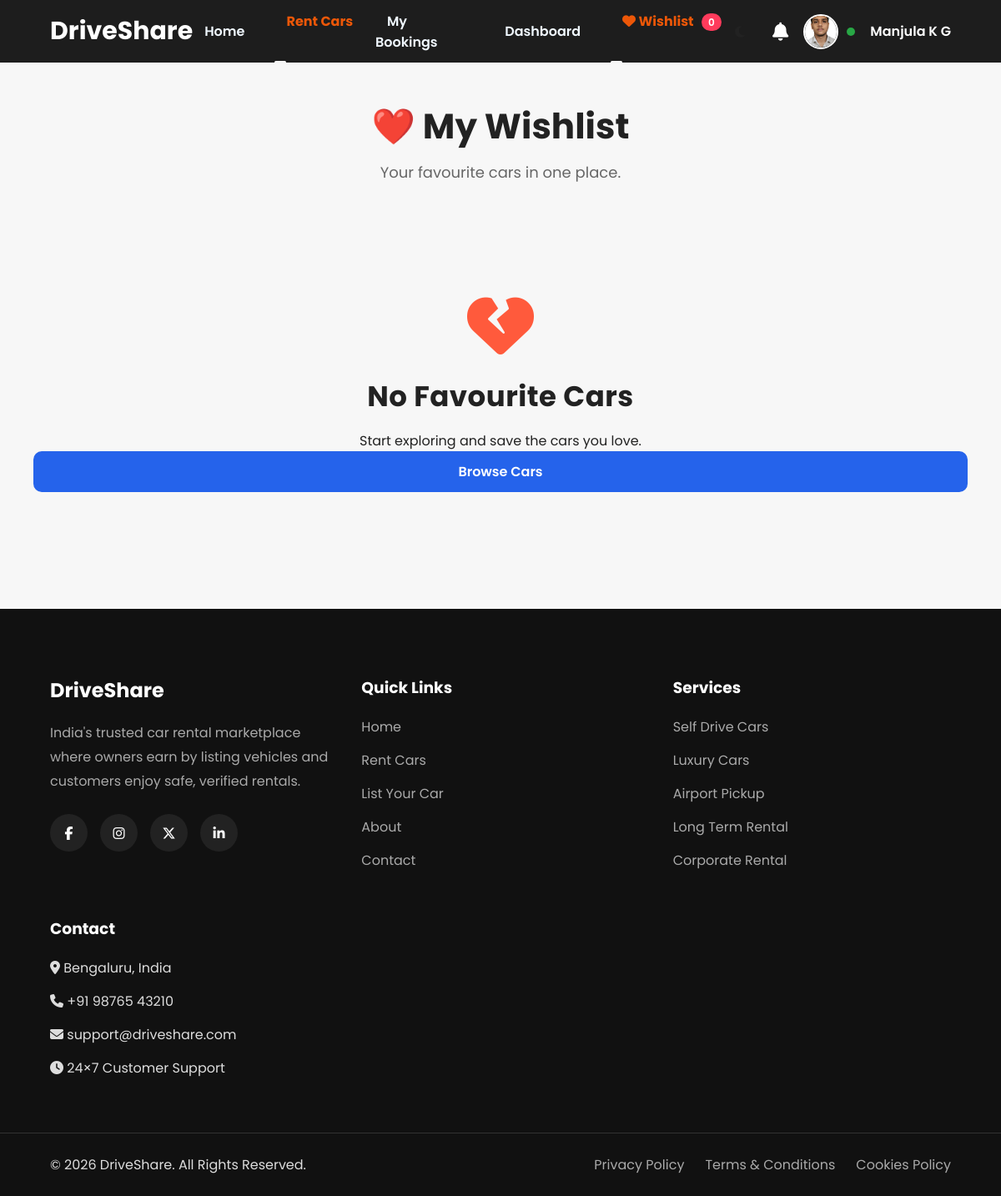
The app's page /cars/wishlist/ (signed in), older data.
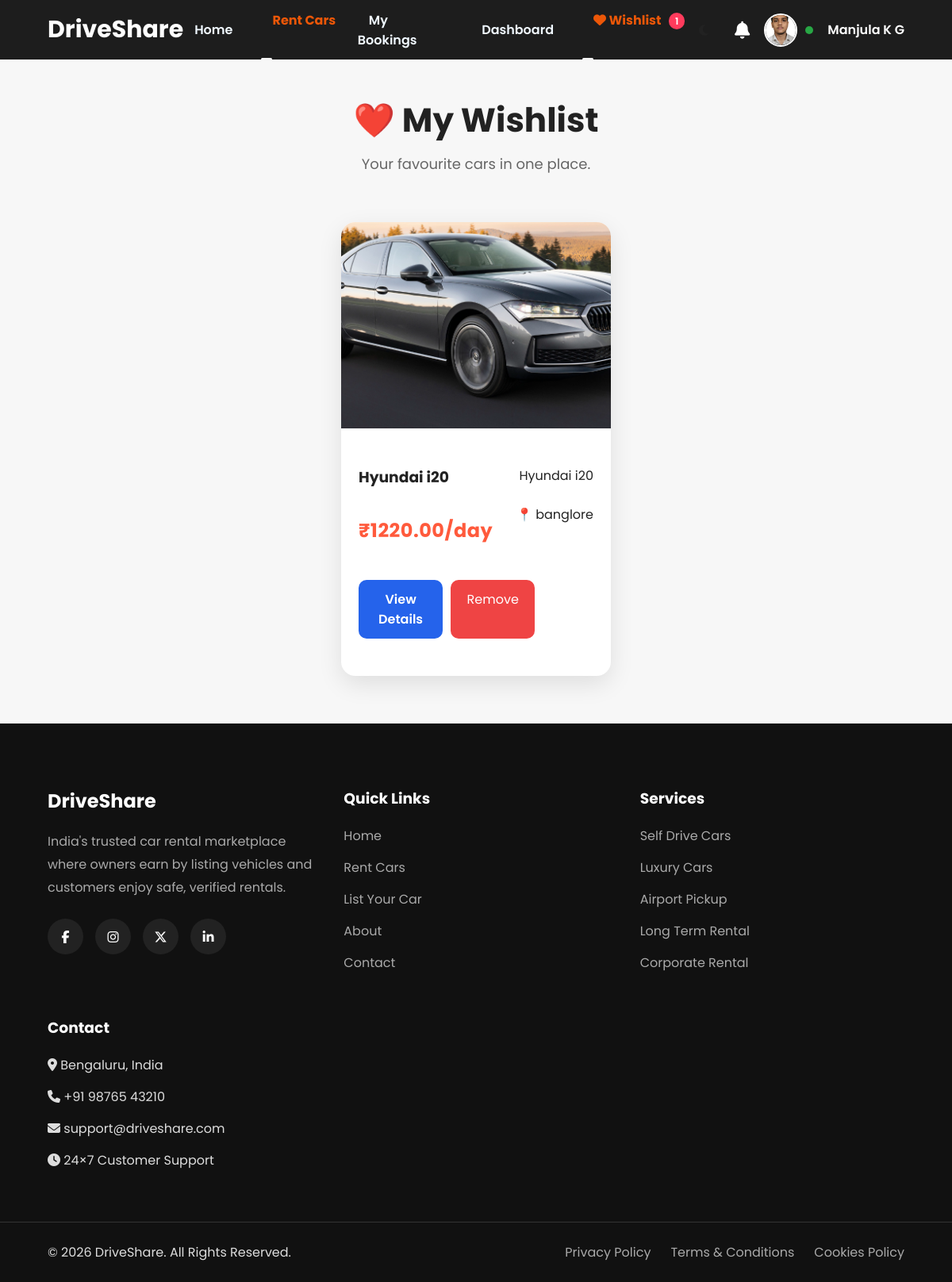
The same page, newer data.
### accounts/models.py (models this page shows, shortened)
class CustomUser(AbstractUser):
    USER_TYPES = (
        ('customer', 'Customer'),
        ('owner', 'Car Owner'),
        ('admin', 'Admin'),
    )
    user_type = models.CharField(
        max_length=20,
        choices=USER_TYPES,
        default='customer'
    )
    phone_number = models.CharField(
        max_length=15,
        blank=True
    )
    profile_picture = models.ImageField(
        upload_to='profile_pictures/',
        blank=True,
        null=True
    )

### cars/models.py (models this page shows, shortened)
class Wishlist(models.Model):
    customer = models.ForeignKey(
        "accounts.CustomUser",
        on_delete=models.CASCADE,
        related_name="wishlist_items"
    )
    car = models.ForeignKey(
        Car,
        on_delete=models.CASCADE,
        related_name="wishlisted_by"
    )
    created_at = models.DateTimeField(
        auto_now_add=True
    )
    class Meta:
        unique_together = ("customer", "car")

class Car(models.Model):
    FUEL_TYPES = [
        ("Petrol", "Petrol"),
        ("Diesel", "Diesel"),
        ("Electric", "Electric"),
        ("Hybrid", "Hybrid"),
        ("CNG", "CNG"),
    ]
    TRANSMISSION_TYPES = [
        ("Manual", "Manual"),
        ("Automatic", "Automatic"),
    ]
    STATUS_CHOICES = [
        ("Pending", "Pending"),
        ("Approved", "Approved"),
        ("Rejected", "Rejected"),
    ]
    owner = models.ForeignKey(
        CustomUser,
        on_delete=models.CASCADE,
        related_name="cars"
    )
    title = models.CharField(max_length=150)
    brand = models.CharField(max_length=100)
    model = models.CharField(max_length=100)
    year = models.PositiveIntegerField()
    color = models.CharField(max_length=50)
    seats = models.PositiveIntegerField()
    fuel_type = models.CharField(
        max_length=20,
        choices=FUEL_TYPES
    )
    transmission = models.CharField(
        max_length=20,
        choices=TRANSMISSION_TYPES
    )
    price_per_day = models.DecimalField(
        max_digits=10,
        decimal_places=2
    )
    city = models.CharField(max_length=100)
    description = models.TextField()
    is_available = models.BooleanField(default=True)
    approval_status = models.CharField(
        max_length=20,
        choices=STATUS_CHOICES,
        default="Pending"
    )
    rejection_reason = models.TextField(
    blank=True,
    null=True
)
    created_at = models.DateTimeField(auto_now_add=True)
    updated_at = models.DateTimeField(auto_now=True)

class CarImage(models.Model):
    car = models.ForeignKey(
        Car,
        on_delete=models.CASCADE,
        related_name="images"
    )
    image = models.ImageField(
        upload_to="car_images/"
    )
    is_primary = models.BooleanField(
        default=False
    )
    uploaded_at = models.DateTimeField(
        auto_now_add=True
    )

### cars/views.py (the view)
@login_required
@customer_required
def wishlist(request):
    wishlist_items = Wishlist.objects.filter(
        customer=request.user
    ).select_related("car").prefetch_related("car__images")
    return render(
        request,
        "cars/wishlist.html",
        {
            "wishlist_items": wishlist_items
        }
    )

### notifications/context_processors.py (called while the page is built)
def notification_count(request):
    if request.user.is_authenticated:
        return {
            "notification_count":
            request.user.notifications.filter(
                is_read=False
            ).count()
        }
    return {
        "notification_count": 0
    }

### templates/cars/wishlist.html (shortened to what this page needs)
{% extends "base.html" %}
{% load static %}
{% block content %}
<section class="browse-section">
    <div class="browse-header">
        <h1>❤️ My Wishlist</h1>
        <p>Your favourite cars in one place.</p>
    </div>
    {% if wishlist_items %}
    <div class="car-grid">
        {% for item in wishlist_items %}
        {% with car=item.car %}
        <div class="car-card">
            <div class="car-image">
                {% if car.images.first %}
                    <img src="{{ car.images.first.image.url }}">
                {% else %}
                    <img src="{% static 'images/default-car.jpg' %}">
                {% endif %}
            </div>
            <div class="car-info">
                <h3>{{ car.title }}</h3>
                <p>{{ car.brand }} {{ car.model }}</p>
                <h2>₹{{ car.price_per_day }}/day</h2>
                <p>📍 {{ car.city }}</p>
                <div class="card-buttons">
                    <a href="{% url 'car_details' car.id %}" class="view-btn">
                        View Details
                    </a>
                    <a href="{% url 'toggle_wishlist' car.id %}"
                       class="remove-btn">
                        Remove
                    </a>
                </div>
            </div>
        </div>
        {% endwith %}
        {% endfor %}
    </div>
    {% else %}
    <div class="empty-state">
        <i class="fas fa-heart-broken"></i>
        <h2>No Favourite Cars</h2>
        <p>
            Start exploring and save the cars you love.
        </p>
        <a href="{% url 'browse_cars' %}" class="view-btn">
            Browse Cars
        </a>
    </div>
    {% endif %}
</section>
{% endblock %}

### templates/navbar.html (shortened to what this page needs)
<nav class="navbar">
    <div class="logo">
        <a href="/">DriveShare</a>
    </div>
    <ul class="nav-links">
    <li>
    <a href="/"
       class="{% if request.path == '/' %}active{% endif %}">
        Home
    </a>
</li>
    {% if user.is_authenticated %}
        {% if user.user_type == "customer" %}
            <li>
    <a href="{% url 'browse_cars' %}"
       class="{% if '/cars/' in request.path %}active{% endif %}">
        Rent Cars
    </a>
</li>
<li>
    <a href="{% url 'my_bookings' %}"
       class="{% if '/bookings/' in request.path %}active{% endif %}">
        My Bookings
    </a>
</li>
<li>
    <a href="{% url 'customer_dashboard' %}"
       class="{% if request.path == '/dashboard/customer/' %}active{% endif %}">
        Dashboard
    </a>
</li>
<li>
    <a href="{% url 'wishlist' %}" class="{% if request.path == '/cars/wishlist/' %}active{% endif %}">
        <i class="fas fa-heart"></i>
        Wishlist
{% if user.is_authenticated and user.user_type == "customer" %}
<span class="wishlist-count">
{{ user.wishlist_items.count }}
</span>
{% endif %}
    </a>
</li>
        {% endif %}
    {% else %}
        <li><a href="{% url 'browse_cars' %}">Rent Car</a></li>
        <li><a href="{% url 'signup' %}">List Your Car</a></li>
        <li><a href="{% url 'about' %}">About</a></li>
        <li><a href="{% url 'contact' %}">Contact</a></li>
    {% endif %}
</ul>
   <div class="auth-buttons">
{% if user.is_authenticated %}
    <div class="theme-toggle" id="themeToggle">
        <i class="fas fa-moon"></i>
    </div>
    <div class="notification-icon">
        <a href="{% url 'notifications' %}">
            <i class="fas fa-bell"></i>
        </a>
    </div>
    <div class="user-profile" id="userProfile">
        {% if user.profile_picture %}
            <img src="{{ user.profile_picture.url }}" class="nav-profile-img">
        {% else %}
            {% load static %}
        {% endif %}
        {% if user.user_type == "customer" %}
            {% if user.customer_profile.verification_status == "Approved" %}
                <span class="status-dot approved"></span>
            {% elif user.customer_profile.verification_status == "Pending" %}
                <span class="status-dot pending"></span>
            {% else %}
                <span class="status-dot rejected"></span>
            {% endif %}
        {% endif %}
        <span class="user-name">
            {{ user.first_name }}
        </span>
    </div>
{% endif %}
</div>
</nav>

Row changes from the older to the newer data that the page shows:
changed CustomUser "Manjula K G": wishlist_items.count "0" → "1"
added Wishlist: car.images.first.image (picture), car "Hyundai i20", car.brand "Hyundai", car.model "i20", car.price_per_day "1220.00", car.city "banglore"
Text that changed along with them:
text no longer shown: "No Favourite Cars Start exploring and save the cars you love. Browse Cars"
